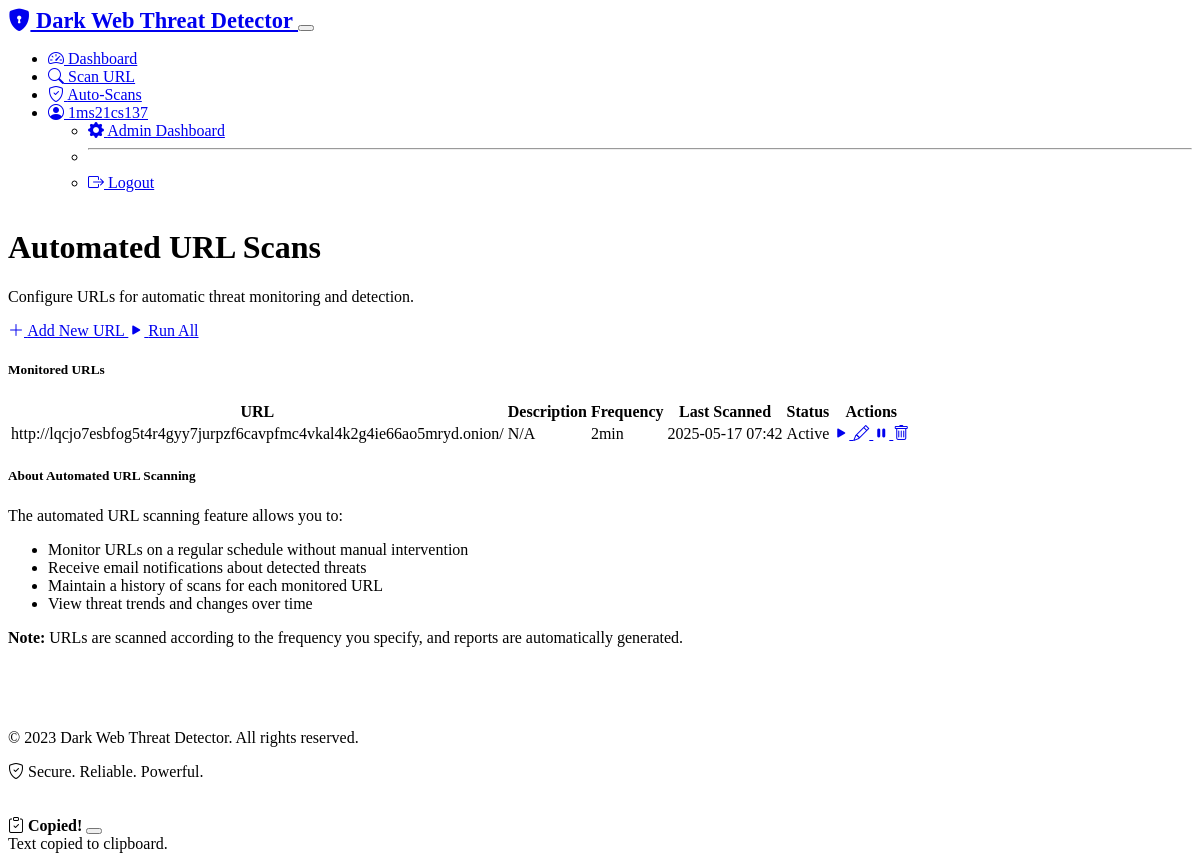
Page /auto-scans (signed in) on the earlier database version.
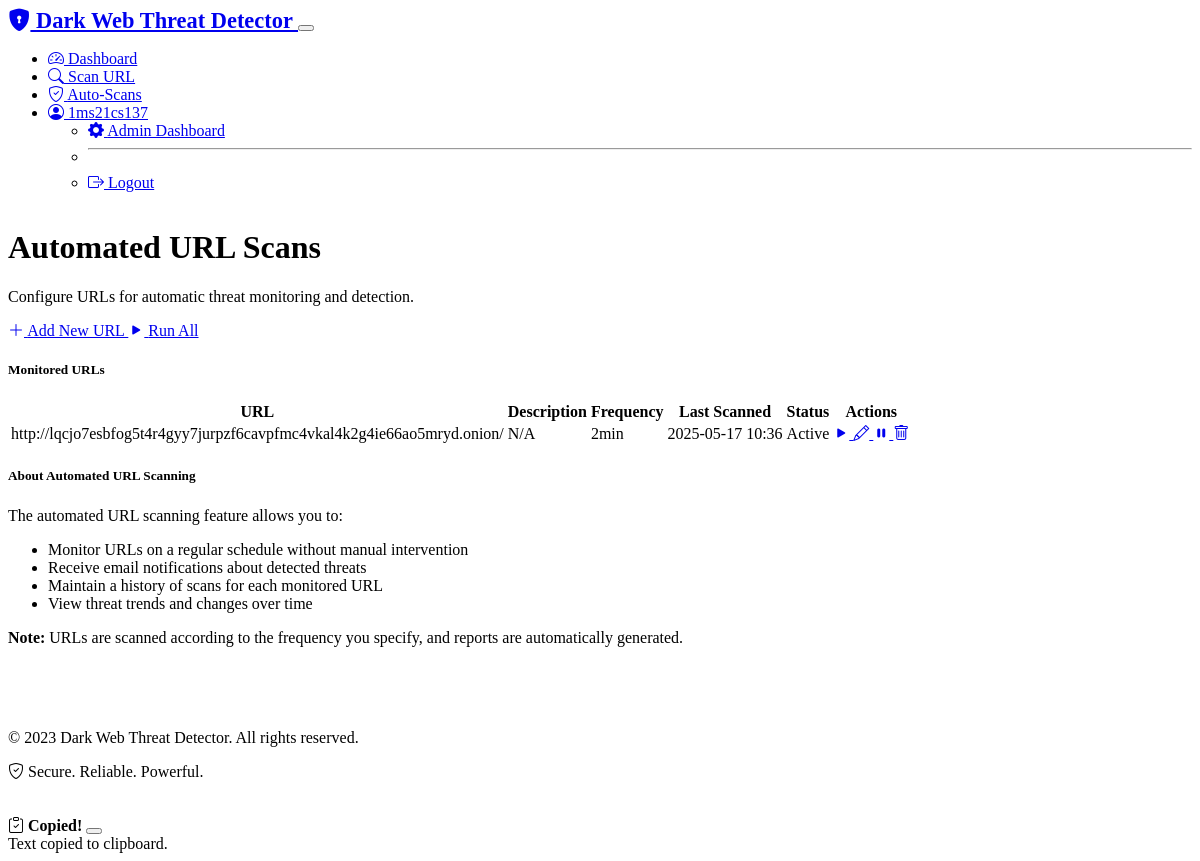
Same page on the later database version.
### models.py (models this page shows, shortened)
class AutoScanURL(db.Model):
    id = db.Column(db.Integer, primary_key=True)
    url = db.Column(db.String(512), nullable=False)
    description = db.Column(db.Text, nullable=True)
    email_notification = db.Column(db.Boolean, default=True)
    notification_email = db.Column(db.String(120), nullable=True)
    scan_frequency = db.Column(db.String(20), default='daily')  # daily, weekly, monthly
    last_scanned_at = db.Column(db.DateTime, nullable=True)
    active = db.Column(db.Boolean, default=True)
    created_at = db.Column(db.DateTime, default=datetime.utcnow)
    user_id = db.Column(db.Integer, db.ForeignKey('user.id'), nullable=False)
    scans = db.relationship('Scan', backref='auto_scan_url', lazy=True)

### routes.py (the view)
@app.route('/auto-scans')
@login_required
def auto_scans():
    auto_scan_urls = AutoScanURL.query.filter_by(user_id=current_user.id).order_by(AutoScanURL.created_at.desc()).all()
    return render_template('auto_scans.html',
                          title='Automated URL Scans',
                          auto_scan_urls=auto_scan_urls)

### models.py (called while the page is built)
@login_manager.user_loader
def load_user(user_id):
    return User.query.get(int(user_id))

### templates/auto_scans.html (shortened to what the changed rows need)
{% extends "base.html" %}
{% block content %}
<div class="container my-4">
    <div class="row mb-4">
        <div class="col-md-8">
            <h1 class="display-5">Automated URL Scans</h1>
        </div>
    </div>
    <div class="card mb-4">
        <div class="card-body">
            {% if auto_scan_urls %}
                <div class="table-responsive">
                    <table class="table table-striped table-hover">
                        <thead>
                            <tr>
                                <th>URL</th>
                                <th>Description</th>
                                <th>Frequency</th>
                                <th>Last Scanned</th>
                                <th>Status</th>
                                <th>Actions</th>
                            </tr>
                        </thead>
                        <tbody>
                            {% for auto_scan in auto_scan_urls %}
                                <tr>
                                    <td>{{ auto_scan.url }}</td>
                                    <td>{{ auto_scan.description or 'N/A' }}</td>
                                    <td>{{ auto_scan.scan_frequency }}</td>
                                    <td>
                                        {% if auto_scan.last_scanned_at %}
                                            {{ auto_scan.last_scanned_at.strftime('%Y-%m-%d %H:%M') }}
                                        {% else %}
                                            Never
                                        {% endif %}
                                    </td>
                                    <td>
                                        {% if auto_scan.active %}
                                            <span class="badge bg-success">Active</span>
                                        {% else %}
                                            <span class="badge bg-danger">Inactive</span>
                                        {% endif %}
                                    </td>
                                    <td>
                                        <div class="btn-group" role="group">
                                            <a href="{{ url_for('run_auto_scan', auto_scan_id=auto_scan.id) }}"
                                               class="btn btn-sm btn-success" title="Run Scan Now">
                                                <i class="bi bi-play-fill"></i>
                                            </a>
                                            <a href="{{ url_for('edit_auto_scan', auto_scan_id=auto_scan.id) }}"
                                               class="btn btn-sm btn-primary" title="Edit">
                                                <i class="bi bi-pencil"></i>
                                            </a>
                                            <a href="{{ url_for('toggle_auto_scan', auto_scan_id=auto_scan.id) }}"
                                               class="btn btn-sm btn-warning" title="Toggle Status">
                                                {% if auto_scan.active %}
                                                    <i class="bi bi-pause-fill"></i>
                                                {% else %}
                                                    <i class="bi bi-play-fill"></i>
                                                {% endif %}
                                            </a>
                                            <a href="{{ url_for('delete_auto_scan', auto_scan_id=auto_scan.id) }}"
                                               class="btn btn-sm btn-danger"
                                               onclick="return confirm('Are you sure you want to delete this auto-scan URL? This action cannot be undone.')"
                                               title="Delete">
                                                <i class="bi bi-trash"></i>
                                            </a>
                                        </div>
                                    </td>
                                </tr>
                            {% endfor %}
                        </tbody>
                    </table>
                </div>
            {% endif %}
        </div>
    </div>
</div>
{% endblock %}

Differences in the rows shown:
changed AutoScanURL "http://lqcjo7esbfog5t4r4gyy7jurpzf6cavpfmc4vkal4k2g4ie66ao5mryd.onion/": last_scanned_at "2025-05-17 07:42" → "2025-05-17 10:36"
